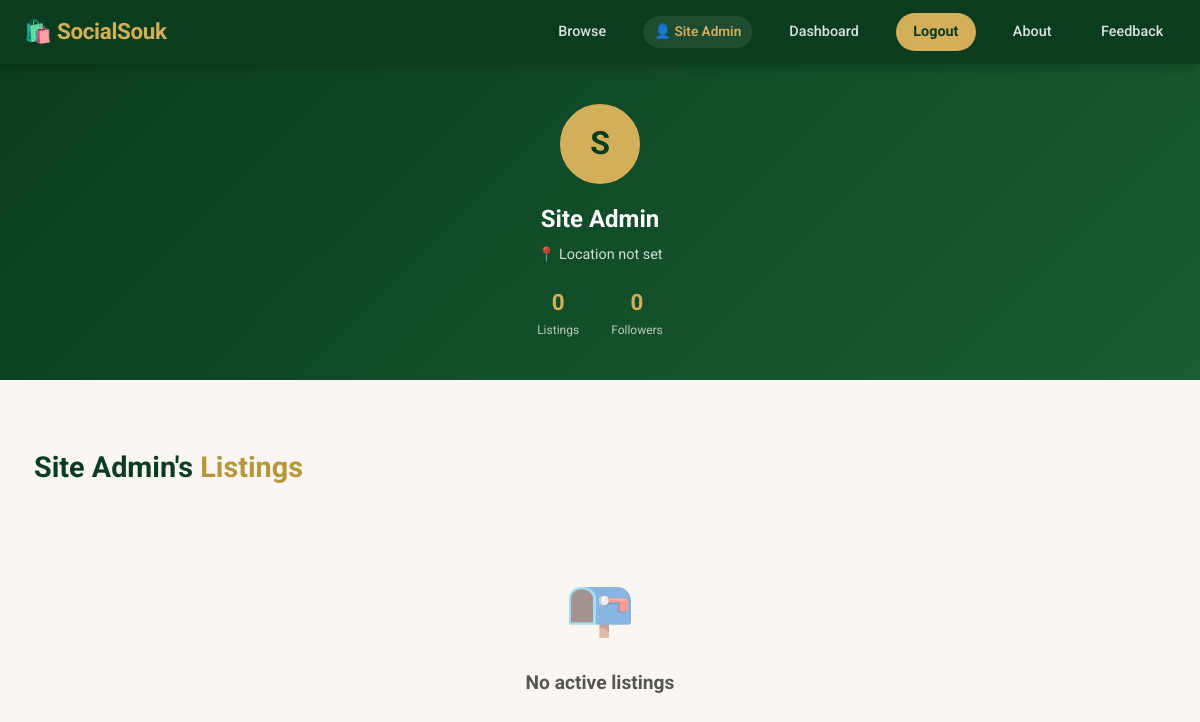
Page /profile.php?id=1 (signed in) on the committed database.
### tables this page shows
CREATE TABLE IF NOT EXISTS users (
    id          INT UNSIGNED AUTO_INCREMENT PRIMARY KEY,
    name        VARCHAR(100) NOT NULL,
    email       VARCHAR(150) NOT NULL UNIQUE,
    password    VARCHAR(255) NOT NULL,
    phone       VARCHAR(30),
    city        VARCHAR(100),
    country     VARCHAR(100) DEFAULT 'Pakistan',
    bio         TEXT,
    avatar      VARCHAR(300),
    is_verified TINYINT(1) DEFAULT 0,
    verification_token   VARCHAR(64) NULL,
    verification_expires  DATETIME NULL,
    is_admin    TINYINT(1) DEFAULT 0,
    created_at  TIMESTAMP DEFAULT CURRENT_TIMESTAMP,
    INDEX idx_email (email)
);

### db.php (called while the page is built, shortened)
<?php
function e(string $s): string {
    return htmlspecialchars($s, ENT_QUOTES, 'UTF-8');
}
function auth(): ?array {
    $lastActivity = $_SESSION['last_activity'] ?? time();
    return $_SESSION['user'];
}

### profile.php (the view, shortened to what this page needs)
<?php
require_once __DIR__ . '/db.php';
$user = auth();
$id = (int) ($_GET['id'] ?? 0);
$stmt = $pdo->prepare('SELECT * FROM users WHERE id = ?');
$stmt->execute([$id]);
$profile = $stmt->fetch();
$stmt = $pdo->prepare(
    'SELECT l.*, c.icon AS cat_icon FROM listings l LEFT JOIN categories c ON c.id = l.category_id
     WHERE l.user_id = ? AND l.is_active = 1 ORDER BY l.created_at DESC'
);
$stmt->execute([$id]);
$listings = $stmt->fetchAll();
$followers = $pdo->prepare('SELECT COUNT(*) c FROM follows WHERE following_id = ?');
$followers->execute([$id]);
$followerCount = $followers->fetch()['c'];
?>
<!DOCTYPE html>
<html lang="en">
<head>
<link rel="stylesheet" href="style.css">
</head>
<body>
<nav class="navbar">
    <a class="nav-brand" href="index.php">🛍️ <?= e(SITE_NAME) ?></a>
    <div class="nav-links">
        <a href="index.php">Browse</a>
        <?php if ($user): ?><span class="nav-user">👤 <?= e($user['name']) ?></span><a href="dashboard.php">Dashboard</a><a href="logout.php" class="nav-btn">Logout</a>
        <?php else: ?><a href="login.php" class="nav-btn">Login</a><?php endif; ?>
        <a href="about.php">About</a>
        <a href="feedback.php">Feedback</a>
    </div>
</nav>
<div class="profile-header">
    <div class="profile-avatar"><?= e(mb_substr($profile['name'], 0, 1)) ?></div>
    <div class="profile-name"><?= e($profile['name']) ?></div>
    <div class="profile-city">📍 <?= e($profile['city'] ?: 'Location not set') ?></div>
    <div class="profile-stats">
        <div class="stat-item"><div class="stat-num"><?= count($listings) ?></div><div class="stat-lbl">Listings</div></div>
        <div class="stat-item"><div class="stat-num"><?= (int) $followerCount ?></div><div class="stat-lbl">Followers</div></div>
    </div>
</div>
<div class="container section">
    <h2 class="section-title"><?= e($profile['name']) ?>'s <span>Listings</span></h2>
    <?php if (!$listings): ?>
        <div class="empty-state"><div class="icon">📭</div><h3>No active listings</h3></div>
    <?php endif; ?>
</div>
</body>
</html>

### style.css (style rules this page uses)
:root { --green-deep: #0a3d1f; --green-mid: #1a5c33; --green-light: #2d7a4a; --gold: #d4af5a; --gold-dark: #b8973b; --gold-light: #f0d78a; --cream: #faf7f2; --white: #ffffff; --text: #1a1a1a; --text-mid: #555; --text-light: #888; --border: #e2ddd6; --shadow: 0 1px 2px rgba(0,0,0,.30), 0 1px 3px 1px rgba(0,0,0,.15); --shadow-lg: 0 1px 3px rgba(0,0,0,.30), 0 4px 8px 3px rgba(0,0,0,.15); --radius-sm: 8px; --radius: 12px; --radius-lg: 16px; --radius-full: 999px; --transition: .2s cubic-bezier(.4,0,.2,1); }
*, *::before, *::after { box-sizing: border-box; margin: 0; padding: 0; }
body { font-family: 'Roboto', 'Segoe UI', system-ui, -apple-system, sans-serif; background: var(--cream); color: var(--text); line-height: 1.6; }
a { color: var(--green-mid); text-decoration: none; }
.navbar { background: var(--green-deep); padding: 0 1.5rem; display: flex; align-items: center; justify-content: space-between; height: 64px; position: sticky; top: 0; z-index: 100; box-shadow: 0 2px 12px rgba(0,0,0,.25); }
.nav-brand { font-size: 1.4rem; font-weight: 700; color: var(--gold); letter-spacing: -.3px; }
.nav-links { display: flex; align-items: center; gap: 1.5rem; }
.nav-links a { color: rgba(255,255,255,.85); font-size: .9rem; font-weight: 500; padding: .4rem .8rem; border-radius: 6px; transition: var(--transition); }
.nav-btn { background: var(--gold) !important; color: var(--green-deep) !important; font-weight: 700 !important; padding: .45rem 1.1rem !important; border-radius: 20px !important; }
.nav-user { display: inline-flex; align-items: center; gap: .3rem; color: var(--gold); font-size: .85rem; font-weight: 600; padding: .35rem .7rem; background: rgba(255,255,255,.08); border-radius: var(--radius-full); white-space: nowrap; max-width: 160px; overflow: hidden; text-overflow: ellipsis; }
.container { max-width: 1180px; margin: 0 auto; padding: 0 1.5rem; }
.section { padding-top: 4rem; padding-bottom: 4rem; }
.section-title { font-size: 1.8rem; font-weight: 700; color: var(--green-deep); margin-bottom: .5rem; }
.section-title span { color: var(--gold-dark); }
.profile-header { background: linear-gradient(135deg, var(--green-deep), var(--green-mid)); color: var(--white); padding: 2.5rem 1.5rem; text-align: center; }
.profile-avatar { width: 80px; height: 80px; background: var(--gold); border-radius: 50%; display: flex; align-items: center; justify-content: center; font-size: 2rem; font-weight: 700; color: var(--green-deep); margin: 0 auto 1rem; border: 3px solid var(--gold); }
.profile-name { font-size: 1.5rem; font-weight: 700; }
.profile-city { opacity: .8; font-size: .9rem; margin-top: .3rem; }
.profile-stats { display: flex; gap: 2rem; justify-content: center; margin-top: 1.2rem; }
.stat-item { text-align: center; }
.stat-num { font-size: 1.4rem; font-weight: 700; color: var(--gold); }
.stat-lbl { font-size: .75rem; opacity: .7; }
.empty-state { text-align: center; padding: 4rem 1rem; color: var(--text-light); }
.empty-state .icon { font-size: 3.5rem; margin-bottom: 1rem; opacity: .5; }
.empty-state h3 { font-size: 1.2rem; color: var(--text-mid); margin-bottom: .5rem; }
.nav-brand { min-width: 0; overflow: hidden; text-overflow: ellipsis; white-space: nowrap; }

### rows in the picture
users: name "Site Admin", name "S", city "Location not set"

### other values in the picture
SITE_NAME "SocialSouk"
count($listings) "0"
$followerCount "0"
